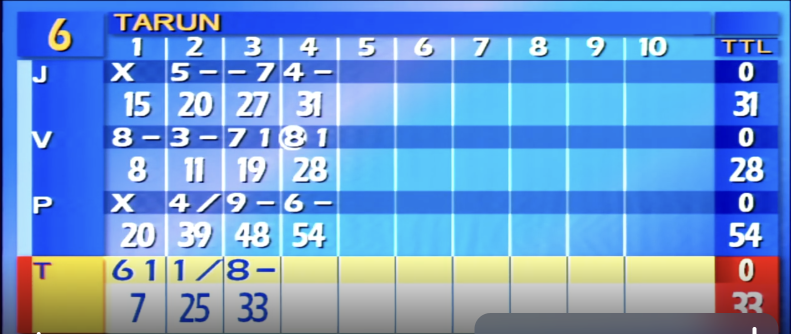
#> input picture Bowling-Scoreboard-main/Bowling-Scoreboard-main/bowling-scoreboard-cv/data/real/board3.png, 1581 x 668 px (shown at 1/2 size); its folder holds only this picture in this run
$ python -i imgutil.py   (imports and definitions only)
#> lines starting #> are read from the running program, lines starting #| are printed output that depends on the picture; after the words box and inside, x2 and y2 are one past the last pixel; in counts of white or black regions, pixels touching at a corner belong together
"""Small image helpers shared across the pipeline stages."""

from __future__ import annotations

import cv2
import numpy as np

from . import config as cfg


def to_gray(img: np.ndarray) -> np.ndarray:
    return cv2.cvtColor(img, cv2.COLOR_BGR2GRAY) if img.ndim == 3 else img


# [13 lines left out: function runs, not called in this run]


def bright_mask(gray: np.ndarray) -> np.ndarray:
    """Pixels that are locally brighter than their surroundings.

    The grid rules and the glyphs are both light-on-dark over most of the board,
    so a local contrast threshold picks up the table structure without needing a
    global brightness assumption that the yellow active row would break.
    """
    blur = cv2.GaussianBlur(gray, (5, 5), 0)
    return cv2.adaptiveThreshold(
        blur, 255, cv2.ADAPTIVE_THRESH_GAUSSIAN_C, cv2.THRESH_BINARY, 15, -6
    )


def line_masks(gray: np.ndarray) -> tuple[np.ndarray, np.ndarray]:
    """Isolate long horizontal and long vertical strokes."""
    h, w = gray.shape[:2]
    mask = bright_mask(gray)

    h_len = max(12, int(w * cfg.H_KERNEL_FRAC))
    v_len = max(12, int(h * cfg.V_KERNEL_FRAC))

    h_mask = cv2.morphologyEx(
        mask, cv2.MORPH_OPEN, cv2.getStructuringElement(cv2.MORPH_RECT, (h_len, 1))
    )
    v_mask = cv2.morphologyEx(
        mask, cv2.MORPH_OPEN, cv2.getStructuringElement(cv2.MORPH_RECT, (1, v_len))
    )
    return h_mask, v_mask


# [36 lines left out: functions count_lines, uniform_run, not called in this run]

>>> import cv2
>>> picture = cv2.imread('../data/real/board3.png', cv2.IMREAD_GRAYSCALE)
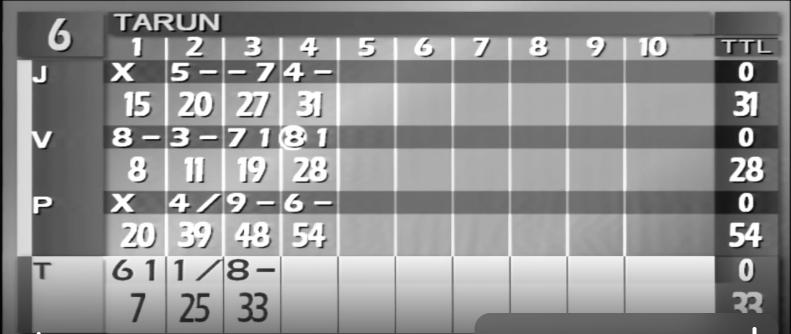
#> picture: shape (668, 1581) (shown at 1/2 size); min 0, max 255, mean 145.7
>>> result = line_masks(picture)
#> in bright_mask, `return cv2.adaptiveThreshold( blur, 255, cv2.ADAPTIVE_THRESH_GAUSSIAN_..`:
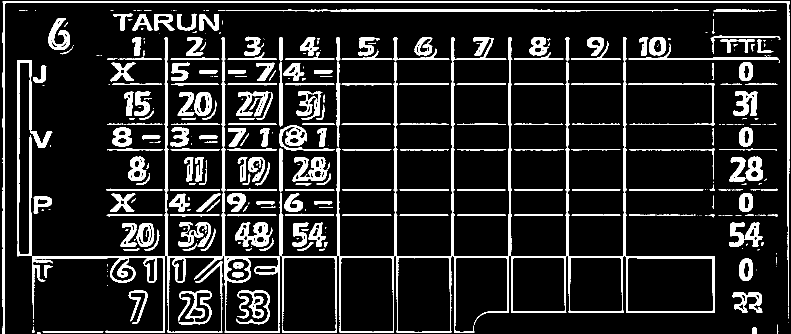
#> returned value: shape (668, 1581) (shown at 1/2 size); 13.2% white; 392 white regions (163 under 20 px), largest, box (x1, y1, x2, y2) and area: (672, 75, 1430, 666) 20766, (64, 75, 559, 666) 11829, (5, 2, 1579, 668) 11213
#> (the run stopped early here; a loop or call above may not have finished)

$ run again, on Bowling-Scoreboard-main/Bowling-Scoreboard-main/bowling-scoreboard-cv/data/real/board5.png
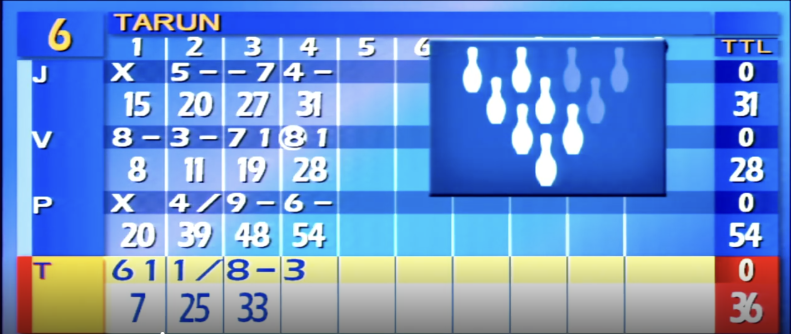
#> input picture Bowling-Scoreboard-main/Bowling-Scoreboard-main/bowling-scoreboard-cv/data/real/board5.png, 1581 x 668 px (shown at 1/2 size)
#> `picture = cv2.imread('../data/real/board3.png', cv2.IMREAD_GRAYSCALE)`:
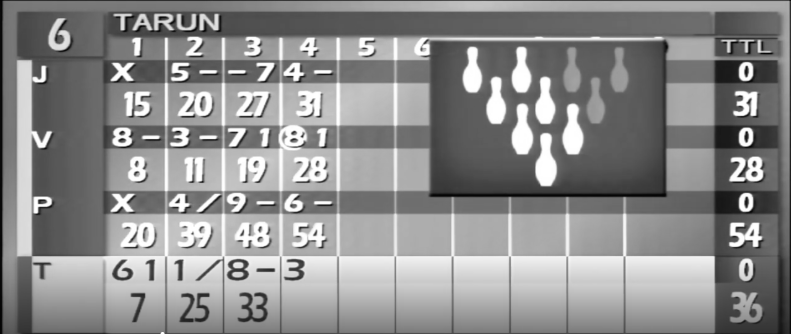
#> picture: shape (668, 1581) (shown at 1/2 size); min 0, max 255, mean 140
#> in bright_mask, `return cv2.adaptiveThreshold( blur, 255, cv2.ADAPTIVE_THRESH_GAUSSIAN_..`:
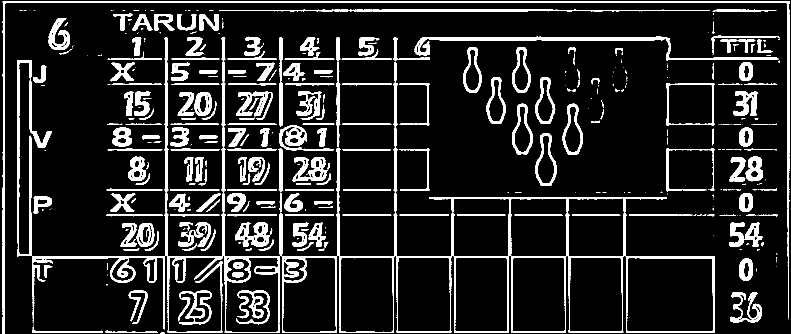
#> returned value: shape (668, 1581) (shown at 1/2 size); 13.2% white; 410 white regions (190 under 20 px), largest, box (x1, y1, x2, y2) and area: (672, 123, 1430, 666) 16205, (64, 75, 559, 666) 11554, (5, 2, 1579, 668) 11265

$ run again, on Bowling-Scoreboard-main/Bowling-Scoreboard-main/bowling-scoreboard-cv/data/real/shot3.png
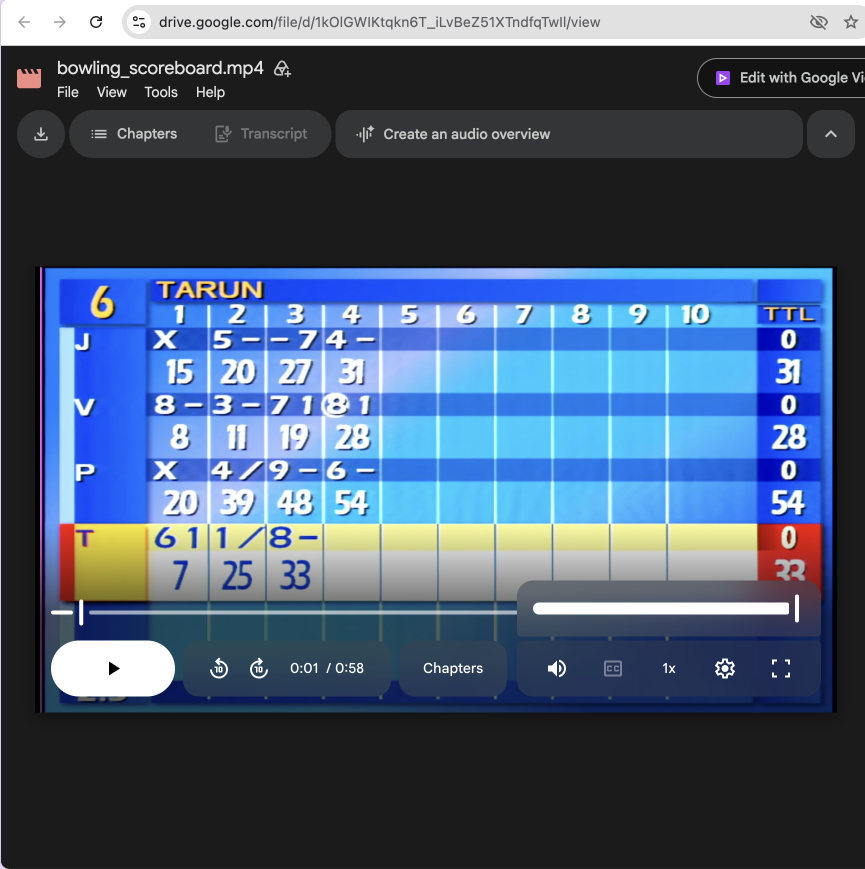
#> input picture Bowling-Scoreboard-main/Bowling-Scoreboard-main/bowling-scoreboard-cv/data/real/shot3.png, 1730 x 1738 px (shown at 1/2 size)
#> `picture = cv2.imread('../data/real/board3.png', cv2.IMREAD_GRAYSCALE)`:
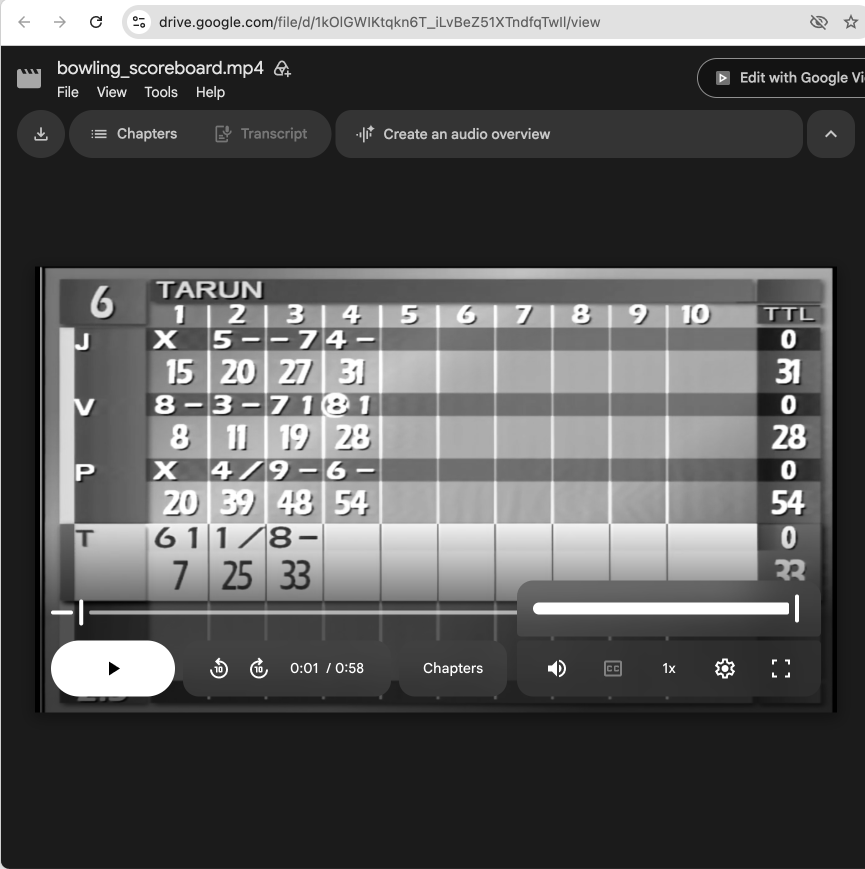
#> picture: shape (1738, 1730) (shown at 1/2 size); min 0, max 255, mean 87.7
#> in bright_mask, `return cv2.adaptiveThreshold( blur, 255, cv2.ADAPTIVE_THRESH_GAUSSIAN_..`:
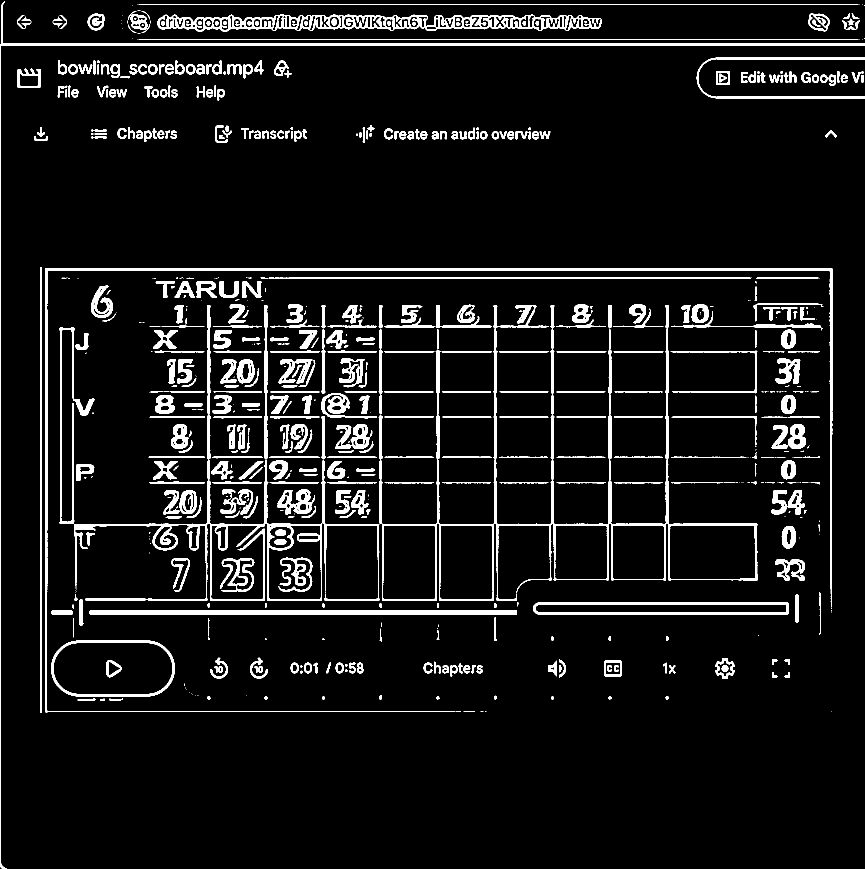
#> returned value: shape (1738, 1730) (shown at 1/2 size); 7.4% white; 668 white regions (215 under 20 px), largest, box (x1, y1, x2, y2) and area: (757, 610, 1515, 1201) 21046, (90, 536, 1665, 1425) 14138, (0, 3, 1730, 1738) 13878
